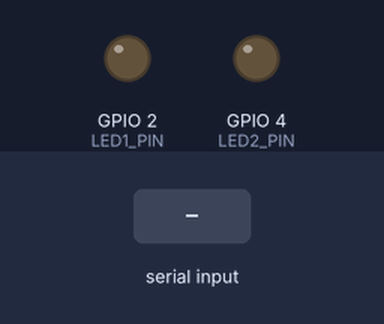
A program run on a simulated ESP32. Shown: output pins drawn as LEDs (lit = HIGH). Dashed ring = blinking. The inputs (shaded band) are chosen by the test bench. What the program prints to the serial monitor is not drawn.

Above: at 1.2 s.
1.3 s: "3" received over Serial
At 1.4 s:
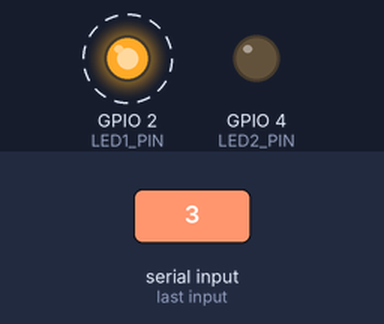
4.3 s: "1" received over Serial
At 5.2 s:
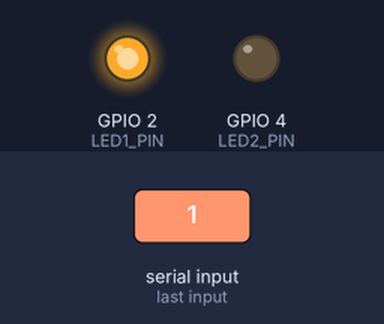
6.0 s: "2" received over Serial
7.5 s: "1" received over Serial
At 8.7 s:
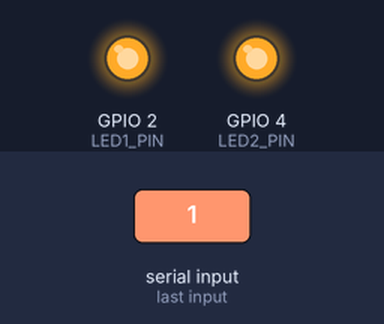
Timing chart, 0 to 10.0 s (numbered marks = the images above; inputs shaded):
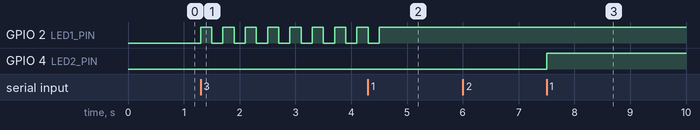

The program:

main.cpp
```cpp
#include <Arduino.h>

#define LED1_PIN 2
#define LED2_PIN 4

bool ledState1 = false;
bool ledState2 = false;
bool blinking = false;
int currentLed = 1;

void toggleLed() {
  blinking = false;
  if (currentLed == 1) {
    ledState1 = !ledState1;
    digitalWrite(LED1_PIN, ledState1 ? HIGH : LOW);
  } else {
    ledState2 = !ledState2;
    digitalWrite(LED2_PIN, ledState2 ? HIGH : LOW);
  }
  Serial.print("Toggled LED ");
  Serial.println(currentLed);
}

void switchLed() {
  blinking = false;
  currentLed = (currentLed == 1) ? 2 : 1;
  Serial.print("Chuyển sang điều khiển LED ");
  Serial.println(currentLed);
}

void startBlinking() {
  blinking = true;
  Serial.print("Bắt đầu nhấp nháy LED ");
  Serial.println(currentLed);
}

void setup() {
  pinMode(LED1_PIN, OUTPUT);
  pinMode(LED2_PIN, OUTPUT);
  Serial.begin(115200);

  Serial.println("===== Hướng dẫn =====");
  Serial.println("Gõ số và Enter trong Serial Monitor:");
  Serial.println("1: Bật/tắt LED");
  Serial.println("2: Chuyển LED1 <-> LED2");
  Serial.println("3: Nhấp nháy LED");
}

void loop() {
  if (Serial.available() > 0) {
    char cmd = Serial.read();
    if (cmd == '1') toggleLed();
    else if (cmd == '2') switchLed();
    else if (cmd == '3') startBlinking();
  }


  if (blinking) {
    if (currentLed == 1) {
      digitalWrite(LED1_PIN, HIGH);
      delay(200);
      digitalWrite(LED1_PIN, LOW);
      delay(200);
    } else {
      digitalWrite(LED2_PIN, HIGH);
      delay(200);
      digitalWrite(LED2_PIN, LOW);
      delay(200);
    }
  }
}
```

Measured:
- after the input at 1.3 s, GPIO 2 (LED1_PIN): alternates HIGH for 0.20 s and LOW for 0.20 s, starting at once
- after the input at 4.3 s, GPIO 2 (LED1_PIN): goes on until 4.5 s, then stays HIGH
- after the input at 6.0 s, every drawn part: stays the same
- after the input at 7.5 s, GPIO 4 (LED2_PIN): LOW → HIGH at once
